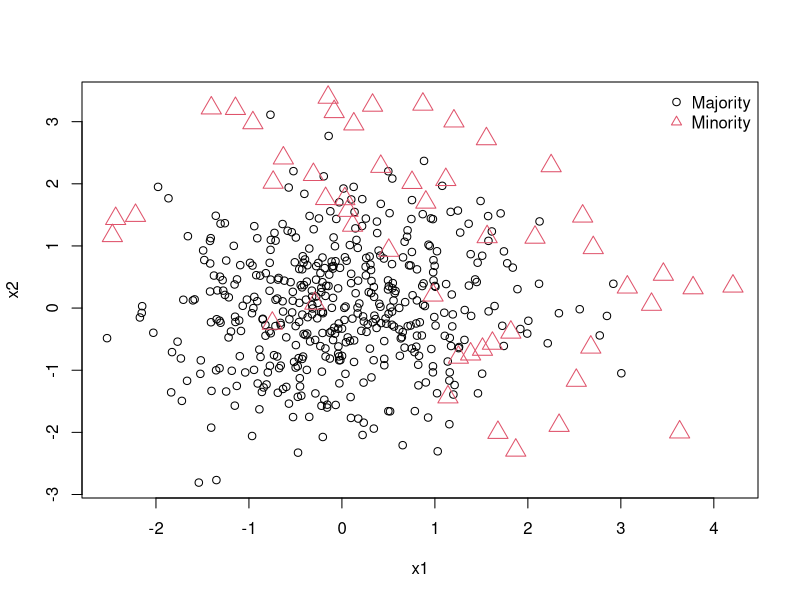

Write the R code that produced this figure. (Note: this script raises an error after producing the figure.)
########## Example dataset ##########

d.mj <- cbind(rnorm(n = 450, mean = 0, sd = 1), rnorm(n = 450, mean = 0, sd = 1))
d.mn1 <- cbind(rnorm(n = 25, mean = 2, sd = 1), rnorm(n = 25, mean = 0, sd = 1))
d.mn2 <- cbind(rnorm(n = 25, mean = 0, sd = 1), rnorm(n = 25, mean = 2, sd = 1))
class <- c(rep(0, nrow(d.mj)), rep(1, nrow(rbind(d.mn1,d.mn2))))
data <- rbind(d.mj, d.mn1, d.mn2)
data <- data.frame(x1 = data[,1], x2 = data[,2], class = class)
rm(d.mj,d.mn1,d.mn2)
plot(data[,-3], col = class+1, pch = class+1, cex = class+1)
legend("topright", c("Majority","Minority"), pch = c(1,2), col = c(1,2), bty = "n")

########## CBSO ##########

result <- CBSO(data = data, target.column = 3, beta = 0.5, k = 15, c = 5)

d.synTotal <- result$d.synTotal
head(d.synTotal)

d.synIndvd <- result$d.synIndvd
d.synIndvd$`451`

draw <- function(i) {
  ind <- which(class == 1)
  ind <- ind[i]
  points(x = d.synIndvd[[i]][,1], y = d.synIndvd[[i]][,2], pch = 15, col = 3, cex = 2)
  points(x = data[ind,1], y = data[ind,2], pch = 17, col = 4, cex = 2)
}

plot(data[,-3], col = class+1, pch = class+1, cex = class+1)
legend("topright", c("Majority","Minority"), pch = c(1,2), col = c(1,2), bty = "n")
draw(1)
draw(2)
draw(3)

plot(data[,-3], col = class+1, pch = class+1, cex = class+1)
legend("topright", c("Majority","Minority"), pch = c(1,2), col = c(1,2), bty = "n")
for (i in 1:50) draw(i)
